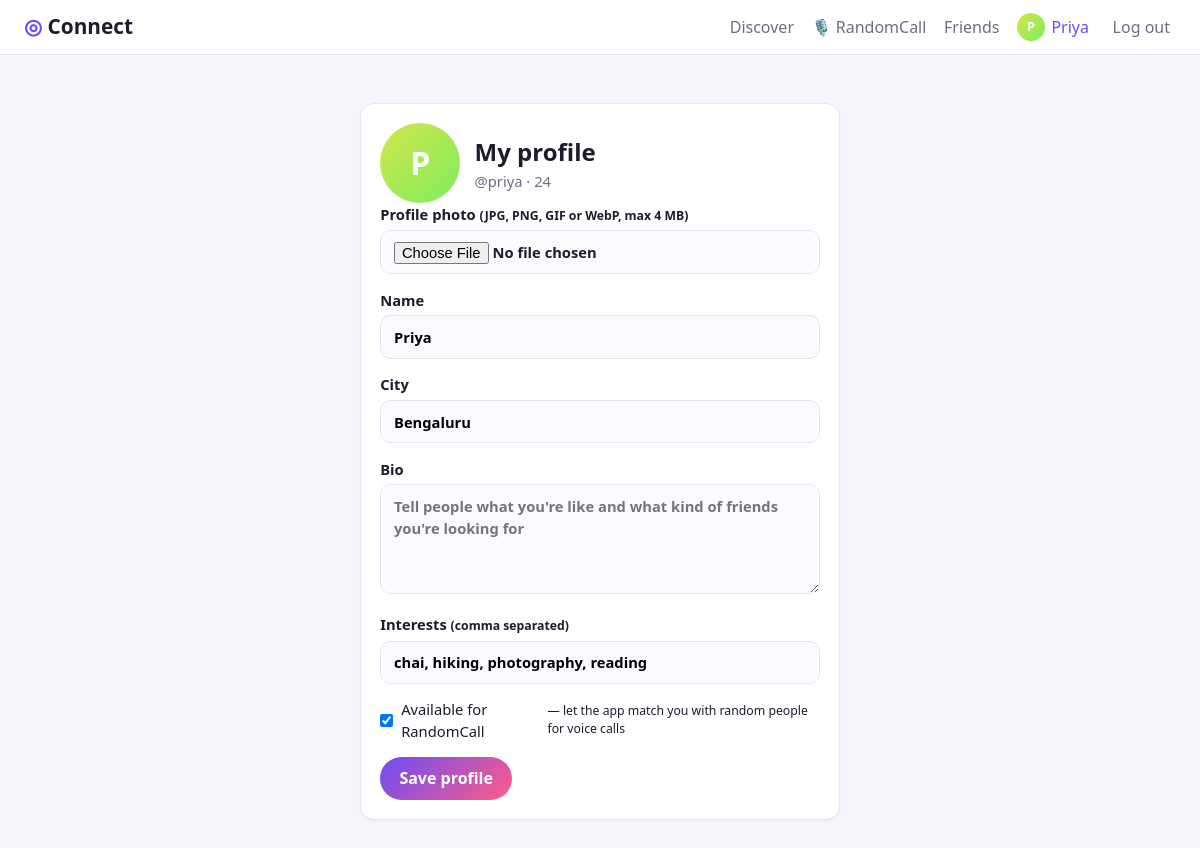
Screenshot of /profile (signed in) with the database file from the repository.
### tables this page shows
CREATE TABLE users (
    id            INTEGER PRIMARY KEY AUTOINCREMENT,
    username      TEXT UNIQUE NOT NULL,
    password_hash TEXT NOT NULL,
    display_name  TEXT NOT NULL,
    age           INTEGER NOT NULL,
    city          TEXT DEFAULT '',
    bio           TEXT DEFAULT '',
    interests     TEXT DEFAULT '',
    created_at    TEXT NOT NULL
, photo TEXT DEFAULT '', random_calls INTEGER NOT NULL DEFAULT 1);

### app.py (the view, shortened to what this page needs)
@app.route("/profile", methods=["GET", "POST"])
@login_required
def edit_profile():
    return render_template("profile.html")

### app.py (called while the page is built)
def get_db():
    if "db" not in g:
        g.db = sqlite3.connect(DB_PATH)
        g.db.row_factory = sqlite3.Row
        g.db.execute("PRAGMA foreign_keys = ON")
    return g.db

@app.before_request
def load_user_and_check_csrf():
    g.user = None
    uid = session.get("user_id")
    if uid:
        g.user = get_db().execute("SELECT * FROM users WHERE id = ?", (uid,)).fetchone()
        if g.user is None:
            session.clear()
    if "csrf" not in session:
        session["csrf"] = secrets.token_hex(16)
    if request.method == "POST":
        token = request.form.get("csrf") or request.headers.get("X-CSRF-Token") or ""
        if not secrets.compare_digest(token, session["csrf"]):
            abort(400, "Invalid or missing CSRF token")

def login_required(view):
    @wraps(view)
    def wrapped(*args, **kwargs):
        if g.user is None:
            return redirect(url_for("login", next=request.path))
        return view(*args, **kwargs)
    return wrapped

@app.context_processor
def inject_globals():
    ctx = {"csrf": session.get("csrf", ""), "pending_count": 0, "unread_count": 0,
           "is_online": lambda uid: uid in ONLINE}
    if g.get("user"):
        db = get_db()
        ctx["pending_count"] = db.execute(
            "SELECT COUNT(*) FROM friendships WHERE addressee_id = ? AND status = 'pending'",
            (g.user["id"],),
        ).fetchone()[0]
        ctx["unread_count"] = db.execute(
            "SELECT COUNT(*) FROM messages WHERE receiver_id = ? AND is_read = 0",
            (g.user["id"],),
        ).fetchone()[0]
    return ctx

### templates/profile.html (shortened to what this page needs)
{% extends "base.html" %}
{% block content %}
{% set u = g.user %}
<div class="card form-card">
  <div class="person-head">
    {{ avatar(u, "xl") }}
    <div><h2>My profile</h2><div class="muted">@{{ u.username }} · {{ u.age }}</div></div>
  </div>
  <form method="post" enctype="multipart/form-data">
    <label>Profile photo <small>(JPG, PNG, GIF or WebP, max 4&nbsp;MB)</small>
      <input type="file" name="photo" accept="image/png,image/jpeg,image/gif,image/webp">
    </label>
    <label>Name <input name="display_name" value="{{ u.display_name }}" required maxlength="40"></label>
    <label>City <input name="city" value="{{ u.city }}" maxlength="60"></label>
    <label>Bio <textarea name="bio" rows="4" maxlength="500" placeholder="Tell people what you're like and what kind of friends you're looking for">{{ u.bio }}</textarea></label>
    <label>Interests <small>(comma separated)</small>
      <input name="interests" value="{{ u.interests }}" placeholder="music, hiking, coding">
    </label>
    <label class="check">
      <input type="checkbox" name="random_calls" value="1" {% if u.random_calls %}checked{% endif %}>
      Available for RandomCall <small>— let the app match you with random people for voice calls</small>
    </label>
    <button class="btn">Save profile</button>
  </form>
</div>
{% endblock %}

### templates/base.html (shortened to what this page needs)
{% macro avatar(u, size="md", presence=False) -%}
<span class="avatar avatar-{{ size }}" style="--h: {{ (u.id * 67) % 360 }}">
  {%- if u.photo %}<img src="{{ url_for('static', filename='uploads/' ~ u.photo) }}" alt="">{% else %}{{ u.display_name[:1] | upper }}{% endif -%}
</span>
{%- endmacro %}
<!doctype html>
<html lang="en">
<head>
  <link rel="stylesheet" href="{{ url_for('static', filename='style.css') }}">
</head>
<body>
  <header class="topbar">
    <a class="brand" href="{{ url_for('index') }}"><span class="logo">◎</span> Connect</a>
    {% if g.user %}
    <nav>
      <a href="{{ url_for('discover') }}" class="{{ 'active' if request.endpoint == 'discover' }}">Discover</a>
      <a href="{{ url_for('randomcall') }}" class="{{ 'active' if request.endpoint == 'randomcall' }}">🎙️ RandomCall</a>
      <a href="{{ url_for('friends') }}" class="{{ 'active' if request.endpoint in ('friends', 'chat') }}">
        Friends
      </a>
      <a href="{{ url_for('edit_profile') }}" class="me {{ 'active' if request.endpoint == 'edit_profile' }}">
        {{ avatar(g.user, "sm") }} <span>{{ g.user.display_name }}</span>
      </a>
      <form method="post" action="{{ url_for('logout') }}" class="inline">
        <button class="link">Log out</button>
      </form>
    </nav>
    {% else %}
    <nav>
      <a href="{{ url_for('login') }}">Log in</a>
      <a class="btn btn-small" href="{{ url_for('register') }}">Join free</a>
    </nav>
    {% endif %}
  </header>
  <main class="container">
    {% block content %}{% endblock %}
  </main>
</body>
</html>

### static/style.css (style rules this page uses)
:root { --bg: #f6f5fb; --card: #fff; --text: #1d1b2e; --muted: #6f6b85; --primary: #6c4cf5; --primary-2: #ff5c8a; --border: #e7e4f2; --ok: #e6f7ee; --err: #fde8ec; --info: #eef0ff; --radius: 14px; }
* { box-sizing: border-box; }
body { margin: 0; font-family: system-ui, -apple-system, "Segoe UI", Roboto, sans-serif; background: var(--bg); color: var(--text); line-height: 1.5; }
a { color: var(--primary); text-decoration: none; }
h2 { margin: 1.2rem 0 .8rem; }
.topbar { display: flex; align-items: center; justify-content: space-between; gap: 1rem; padding: .7rem 1.5rem; background: #fff; border-bottom: 1px solid var(--border); position: sticky; top: 0; z-index: 10; flex-wrap: wrap; }
.brand { font-weight: 800; font-size: 1.3rem; color: var(--text); }
.logo { color: var(--primary); }
.topbar nav { display: flex; align-items: center; gap: 1.1rem; flex-wrap: wrap; }
.topbar nav a { color: var(--muted); font-weight: 500; display: inline-flex; align-items: center; gap: .4rem; }
.topbar nav a.active { color: var(--primary); }
.container { max-width: 1000px; margin: 0 auto; padding: 1rem 1.2rem 3rem; }
.card { background: var(--card); border: 1px solid var(--border); border-radius: var(--radius); padding: 1.2rem; box-shadow: 0 1px 3px rgba(30, 20, 80, .04); }
.muted { color: var(--muted); font-size: .92rem; }
.inline { display: inline; margin: 0; }
.btn { display: inline-block; border: 0; cursor: pointer; font: inherit; font-weight: 600; color: #fff; background: linear-gradient(135deg, var(--primary), var(--primary-2)); padding: .6rem 1.2rem; border-radius: 999px; }
button.link { background: none; border: 0; color: var(--muted); cursor: pointer; font: inherit; }
.avatar { --h: 260; display: inline-flex; align-items: center; justify-content: center; flex: none; border-radius: 50%; color: #fff; font-weight: 700; position: relative; background: linear-gradient(135deg, hsl(var(--h) 75% 60%), hsl(calc(var(--h) + 40) 80% 65%)); }
.avatar-sm { width: 28px; height: 28px; font-size: .8rem; }
.avatar-xl { width: 80px; height: 80px; font-size: 2rem; }
.form-card { max-width: 480px; margin: 2rem auto; }
label { display: block; margin-bottom: .9rem; font-weight: 600; font-size: .92rem; }
input, textarea { width: 100%; padding: .6rem .8rem; margin-top: .3rem; border: 1px solid var(--border); border-radius: 10px; font: inherit; background: #fbfaff; }
.person-head { display: flex; align-items: center; gap: .9rem; position: relative; }
.person-head h2 { margin: 0; }
label.check { display: flex; align-items: center; gap: .5rem; font-weight: 500; }
label.check input { width: auto; margin: 0; }

### rows the page displays
users: display_name "P P", user.display_name "Priya", username "priya", age "24", display_name "Priya", city "Bengaluru", interests "chai, hiking, photography, reading", random_calls "☑"
